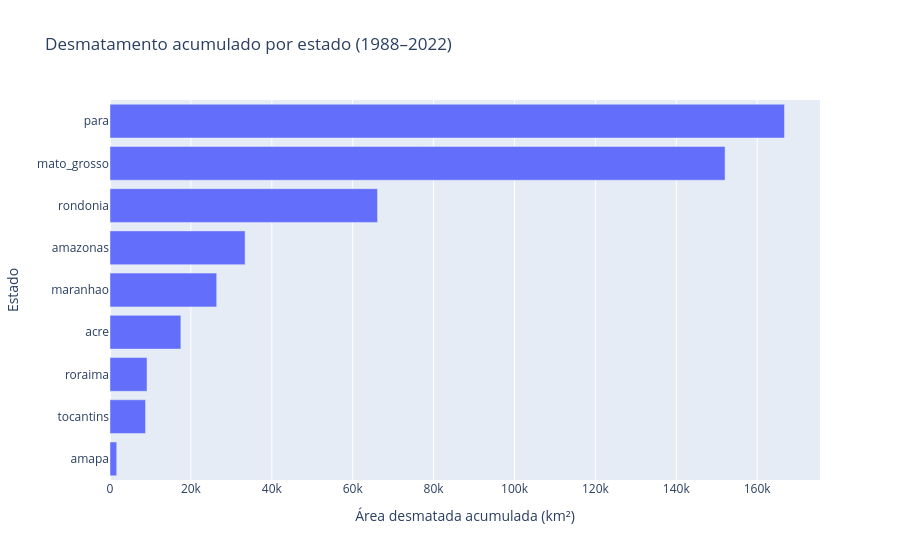

Notebook cell for this chart:
### Markdown cell above
### Desmatamento acumulado por estado

### Code cell
fig = px.bar(
    df_acumulado,
    x="desmatamento_acumulado",
    y="estado",
    orientation="h",
    title="Desmatamento acumulado por estado (1988–2022)",
    labels={
        "estado": "Estado",
        "desmatamento_acumulado": "Área desmatada acumulada (km²)"
    }
)

fig.update_layout(
    yaxis={"categoryorder": "total ascending"}
)

fig.show()

### Figure 1 — Plotly figure (JSON) as saved in the notebook; plotly's stock layout.template omitted (floating-point values rounded to 4 significant figures)
{"data": [{"alignmentgroup": "True", "hovertemplate": "Área desmatada acumulada (km²)=%{x}<br>Estado=%{y}<extra></extra>", "legendgroup": "", "marker": {"color": "#636efa", "pattern": {"shape": ""}}, "name": "", "offsetgroup": "", "orientation": "h", "showlegend": false, "textposition": "auto", "type": "bar", "x": [166753, 152057, 66135, 33397, 26385, 17515, 9149, 8790, 1662], "xaxis": "x", "y": ["para", "mato_grosso", "rondonia", "amazonas", "maranhao", "acre", "roraima", "tocantins", "amapa"], "yaxis": "y"}], "layout": {"barmode": "relative", "legend": {"tracegroupgap": 0}, "title": {"text": "Desmatamento acumulado por estado (1988–2022)"}, "xaxis": {"anchor": "y", "domain": [0, 1], "title": {"text": "Área desmatada acumulada (km²)"}}, "yaxis": {"anchor": "x", "categoryorder": "total ascending", "domain": [0, 1], "title": {"text": "Estado"}}}}
